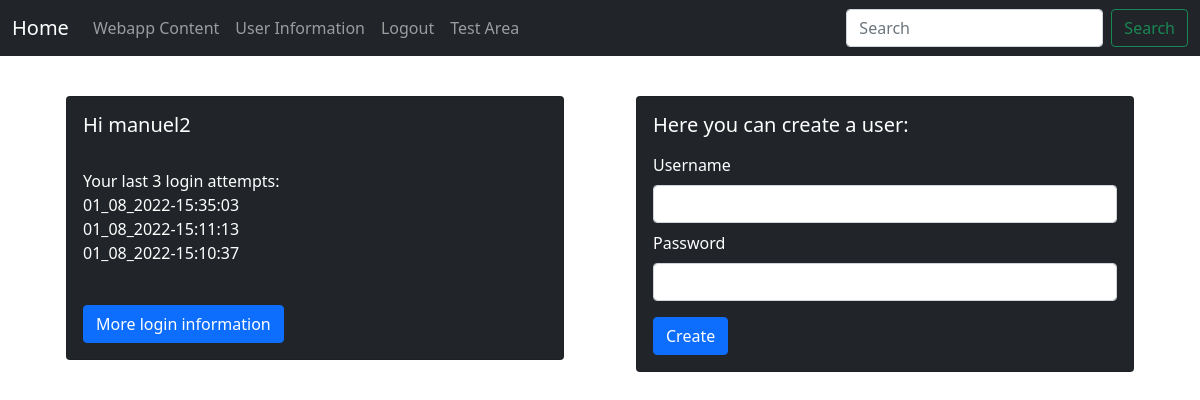
Page /user_management (signed in) on the earlier database version.
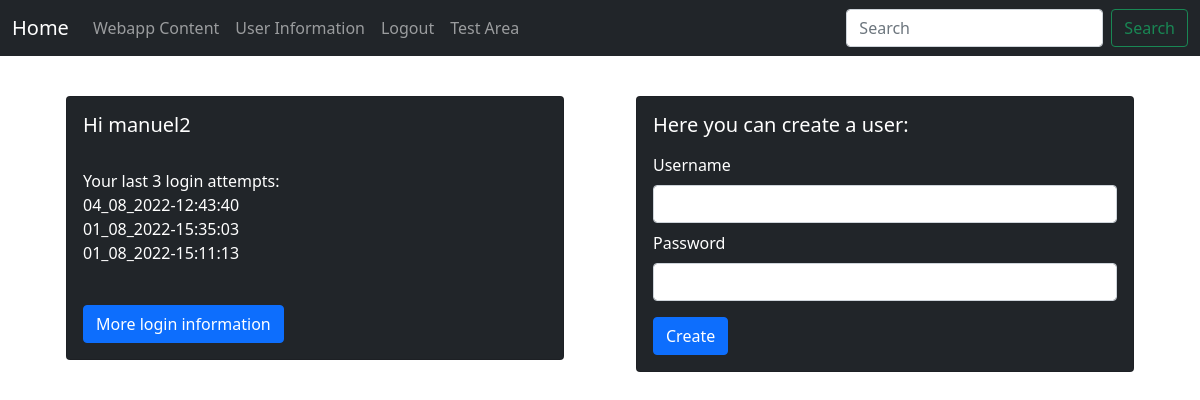
Same page on the later database version.
### tables this page shows
CREATE TABLE login
( id INTEGER PRIMARY KEY AUTOINCREMENT,
  user_id INTEGER NOT NULL,
  login_time TEXT,
    FOREIGN KEY (user_id)
    REFERENCES users(id)
);

### server.py (the view, shortened to what this page needs)
@app.route("/user_management", methods=['GET', 'POST'])
@login_required
def user_management():
    global user
    form = NamerForm(request.form)
    user_info = main.check_user_info(user)
    print("access", user[1])
    return render_template("user_management.html",
                           form=form, user=user, user_info=user_info)

### server.py
class NamerForm(FlaskForm):
    username = StringField("Username", validators=[DataRequired()])
    submit = SubmitField("Submit")
    password = PasswordField("Password", [
        validators.DataRequired()])

### main.py (called while the page is built)
def check_user_info(user):
    db = sqlite3.connect("db.sqlite3")
    cursor = db.cursor()
    user_id = user[0]
    cursor.execute("""SELECT id, login_time FROM login WHERE user_id=? ORDER BY id DESC""", (user_id,))
    user_info = list(cursor.fetchall())
    return user_info

### server.py (called while the page is built)
def login_required(f):
    @wraps(f)
    def decorated_function(*args, **kwargs):
        if not authorized:
            return redirect(url_for('login'))
        return f(*args, **kwargs)
    return decorated_function

### templates/user_management.html (shortened to what this page needs)
{% extends "base.html" %}
{% block content %}
<div class="mt-3 row">
  <div class="col-sm-6">
    <div class="mb-5 container">
  <div class="card text-white bg-dark mb-3">
    <div class="card-body">
      {% if user %}
      <h5 class="card-title">Hi {{user[1]}}</h5> <br>
      <p class="card-text">Your last 3 login attempts:
        <br>{{user_info[0][1]}}
        <br>{{user_info[1][1]}}
        <br>{{user_info[2][1]}}
      </p>
      <br>
      <a href="http://127.0.0.1:5000/login_information" class="btn btn-primary">More login information</a>
      {% else %}
      <h5 class="card-title">No user information provided, please login again</h5>
      {% endif %}
    </div>
  </div>
  </div>
  </div>
  <div class="col-sm-6">
    <div class="mb-5 container">
      <div class="card text-white bg-dark mb-3">
        <div class="card-body">
          <h5 class="card-title">Here you can create a user:</h5>
          {% from "_formhelpers.html" import render_field %}
          <form method=post>
           <p class="card-text">
              <dl>
              {{ render_field(form.username, class="form-control") }}
              {{ render_field(form.password, class="form-control") }}
              </dl> </p>
              <input type=submit value=Create class="btn btn-primary">
          </form>
        </div>
      </div>
    </div>
  </div>
</div>
{% endblock %}

Differences in the rows shown:
no longer on this page (row unchanged): login: login_time "01_08_2022-15:10:37"
added login: login_time "04_08_2022-12:43:40"
Other differences:
{{ user_info[1][1] }}: "01_08_2022-15:11:13" → "01_08_2022-15:35:03"
{{ user_info[2][1] }}: "01_08_2022-15:10:37" → "01_08_2022-15:11:13"
{{ user_info[0][1] }}: "01_08_2022-15:35:03" → "04_08_2022-12:43:40"
